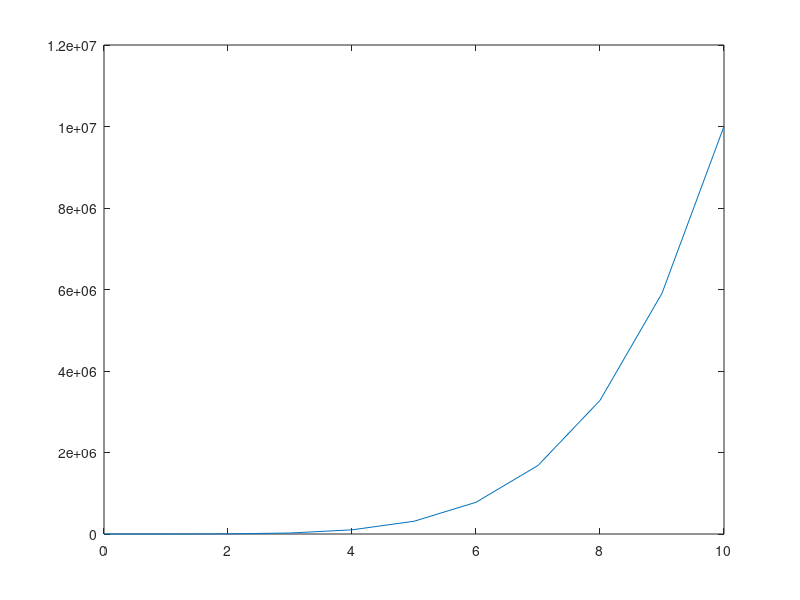

Reproduce this figure in MATLAB.
clear all;
clc;

a0=0;a1=0.1;a2=0.2;a3=0.3;a4=0.4;a5=100;
x=[0:10];

for t=1:numel(x)
    q(t)=a0+a1*x(t)+a2*((x(t))^2)+a3*((x(t))^3)+a4*((x(t))^4)+a5*((x(t))^5);
end

plot(x,q)
%axis([0,100,0,150])
